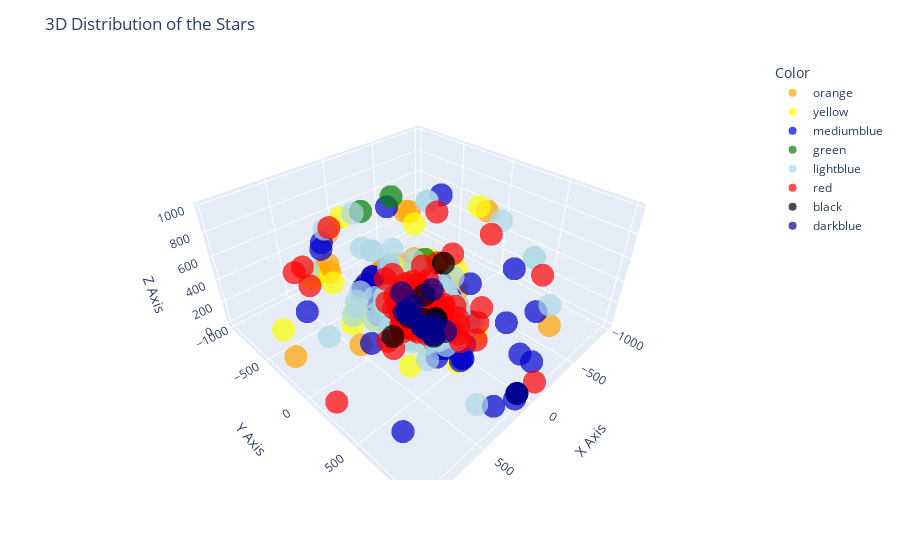

The notebook cell this image was saved under:
### Markdown cell above
#### 9. If you hover over a star, you should get the following information - HR Number, Distance in parsec, and Radial Velocity in km/s.

### Code cell
color_scale = ["orange", "yellow", "mediumblue", "green", "lightblue", "red", "black", "darkblue"]

fig = px.scatter_3d(data_frame = df, x = 'x', y = 'y', z = 'z', color = 'Color', opacity = 0.7,
                    hover_name = 'HR',
                    hover_data = ['Distance', 'RadVel'],
                    custom_data = ['HR', 'Distance', 'RadVel'],
                    color_discrete_sequence = color_scale)

fig.update_traces(hovertemplate = 'HR Number: %{customdata[0]}<br>'
                  'Distance (parsec): %{customdata[1]:.2f}<br>'
                  'Radial Velocity (km/s): %{customdata[2]:.2f}')

fig.update_layout(
    scene = dict(
        xaxis_title = 'X Axis',
        yaxis_title = 'Y Axis',
        zaxis_title = 'Z Axis'),
        title = '3D Distribution of the Stars'
)

fig.show()

### Figure 1 — Plotly figure (JSON) as saved in the notebook; plotly's stock layout.template omitted (floating-point values rounded to 4 significant figures; data arrays with more than 128 entries replaced by an {"elided": "..."} marker saying what was removed)
{"data": [{"customdata": {"elided": "755x3 mixed values"}, "hovertemplate": "HR Number: %{customdata[0]}<br>Distance (parsec): %{customdata[1]:.2f}<br>Radial Velocity (km/s): %{customdata[2]:.2f}", "hovertext": {"elided": "755 int values"}, "legendgroup": "orange", "marker": {"color": "orange", "opacity": 0.7, "symbol": "circle"}, "mode": "markers", "name": "orange", "scene": "scene", "showlegend": true, "type": "scatter3d", "x": {"elided": "755 float values"}, "y": {"elided": "755 float values"}, "z": {"elided": "755 float values"}}, {"customdata": {"elided": "587x3 mixed values"}, "hovertemplate": "HR Number: %{customdata[0]}<br>Distance (parsec): %{customdata[1]:.2f}<br>Radial Velocity (km/s): %{customdata[2]:.2f}", "hovertext": {"elided": "587 int values"}, "legendgroup": "yellow", "marker": {"color": "yellow", "opacity": 0.7, "symbol": "circle"}, "mode": "markers", "name": "yellow", "scene": "scene", "showlegend": true, "type": "scatter3d", "x": {"elided": "587 float values"}, "y": {"elided": "587 float values"}, "z": {"elided": "587 float values"}}, {"customdata": {"elided": "350x3 mixed values"}, "hovertemplate": "HR Number: %{customdata[0]}<br>Distance (parsec): %{customdata[1]:.2f}<br>Radial Velocity (km/s): %{customdata[2]:.2f}", "hovertext": {"elided": "350 int values"}, "legendgroup": "mediumblue", "marker": {"color": "mediumblue", "opacity": 0.7, "symbol": "circle"}, "mode": "markers", "name": "mediumblue", "scene": "scene", "showlegend": true, "type": "scatter3d", "x": {"elided": "350 float values"}, "y": {"elided": "350 float values"}, "z": {"elided": "350 float values"}}, {"customdata": {"elided": "650x3 mixed values"}, "hovertemplate": "HR Number: %{customdata[0]}<br>Distance (parsec): %{customdata[1]:.2f}<br>Radial Velocity (km/s): %{customdata[2]:.2f}", "hovertext": {"elided": "650 int values"}, "legendgroup": "green", "marker": {"color": "green", "opacity": 0.7, "symbol": "circle"}, "mode": "markers", "name": "green", "scene": "scene", "showlegend": true, "type": "scatter3d", "x": {"elided": "650 float values"}, "y": {"elided": "650 float values"}, "z": {"elided": "650 float values"}}, {"customdata": {"elided": "714x3 mixed values"}, "hovertemplate": "HR Number: %{customdata[0]}<br>Distance (parsec): %{customdata[1]:.2f}<br>Radial Velocity (km/s): %{customdata[2]:.2f}", "hovertext": {"elided": "714 int values"}, "legendgroup": "lightblue", "marker": {"color": "lightblue", "opacity": 0.7, "symbol": "circle"}, "mode": "markers", "name": "lightblue", "scene": "scene", "showlegend": true, "type": "scatter3d", "x": {"elided": "714 float values"}, "y": {"elided": "714 float values"}, "z": {"elided": "714 float values"}}, {"customdata": {"elided": "207x3 mixed values"}, "hovertemplate": "HR Number: %{customdata[0]}<br>Distance (parsec): %{customdata[1]:.2f}<br>Radial Velocity (km/s): %{customdata[2]:.2f}", "hovertext": {"elided": "207 int values"}, "legendgroup": "red", "marker": {"color": "red", "opacity": 0.7, "symbol": "circle"}, "mode": "markers", "name": "red", "scene": "scene", "showlegend": true, "type": "scatter3d", "x": {"elided": "207 float values"}, "y": {"elided": "207 float values"}, "z": {"elided": "207 float values"}}, {"customdata": [[1105, 500, "-22"], [1556, 250, "-8"], [2405, 200, "12"], [3207, 58.82, "35"], [3541, 142.9, "-1"], [4846, 500, "12"], [7564, 83.33, "-2"], [9004, -250, "11"]], "hovertemplate": "HR Number: %{customdata[0]}<br>Distance (parsec): %{customdata[1]:.2f}<br>Radial Velocity (km/s): %{customdata[2]:.2f}", "hovertext": [1105, 1556, 2405, 3207, 3541, 4846, 7564, 9004], "legendgroup": "black", "marker": {"color": "black", "opacity": 0.7, "symbol": "circle"}, "mode": "markers", "name": "black", "scene": "scene", "showlegend": true, "type": "scatter3d", "x": [127.5, 70.3, -24.87, -21.35, -94.52, -344.0, 32.46, 249.1], "y": [185.8, 231.9, 154.7, 33.66, 98.41, -68.64, -61.97, -14.81], "z": [446.4, 61.54, 124.4, 43.26, 42.32, 356.3, 45.28, 15.2]}, {"customdata": [[1209, -500, "15"], [1228, -250, "70"], [1542, -500, "6"], [1712, -250, "59"], [1852, 71.43, "16"], [1879, 142.9, "34"], [1895, 1000, "33"], [1897, -1000, "36"], [1899, 40, "22"], [1931, 142.9, "29"], [1948, 41.67, "18"], [2456, -250, "33"], [6175, 333.3, "-15"], [6187, 142.9, "23"], [7589, 111.1, "-6"], [7767, 142.9, "-7"], [8406, -111.1, "-7"], [8469, 166.7, "-74"]], "hovertemplate": "HR Number: %{customdata[0]}<br>Distance (parsec): %{customdata[1]:.2f}<br>Radial Velocity (km/s): %{customdata[2]:.2f}", "hovertext": [1209, 1228, 1542, 1712, 1852, 1879, 1895, 1897, 1899, 1931, 1948, 2456, 6175, 6187, 7589, 7767, 8406, 8469], "legendgroup": "darkblue", "marker": {"color": "darkblue", "opacity": 0.7, "symbol": "circle"}, "mode": "markers", "name": "darkblue", "scene": "scene", "showlegend": true, "type": "scatter3d", "x": [221.6, 102.2, 56.94, 39.13, 8.703, 15.23, 107.2, 106.7, 4.257, 13.22, 3.492, -43.8, -115.9, -31.69, 35.55, 61.36, 51.26, 75.48], "y": [366.6, 175.2, 192.4, 202.8, 70.9, 139.9, 989.8, 989.8, 39.56, 142.1, 41.5, 242.4, -306.5, -88.68, -66.88, -89.18, -28.98, -38.66], "z": [257.9, 146.2, 458.0, 140.9, 0.373, 24.65, 93.93, 94.39, 4.119, 6.48, 1.413, 42.96, 61.13, 107.4, 81.3, 93.22, 94.23, 143.5]}], "layout": {"legend": {"title": {"text": "Color"}, "tracegroupgap": 0}, "margin": {"t": 60}, "scene": {"domain": {"x": [0, 1], "y": [0, 1]}, "xaxis": {"title": {"text": "X Axis"}}, "yaxis": {"title": {"text": "Y Axis"}}, "zaxis": {"title": {"text": "Z Axis"}}}, "title": {"text": "3D Distribution of the Stars"}}}
